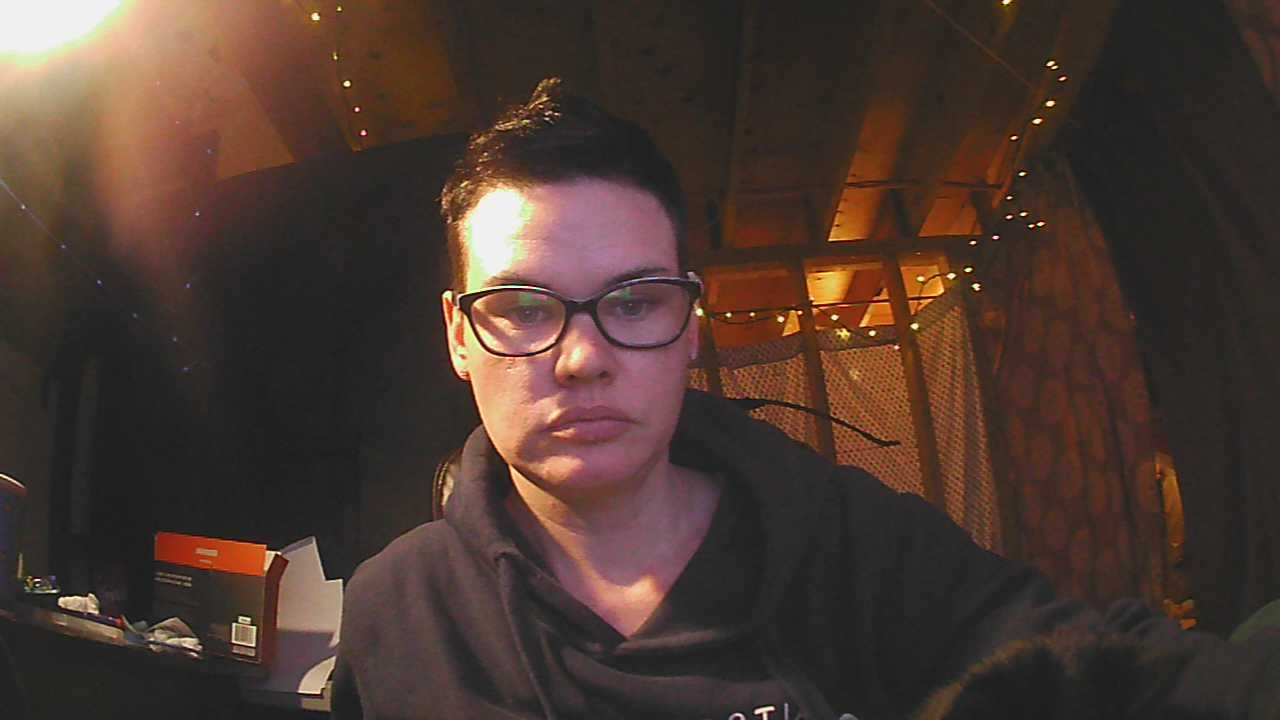
#> input picture Lab12/me.jpg, 1280 x 720 px, found by its file name
$ python lab12-5.py
#> lines starting #> are read from the running program, lines starting #| are printed output that depends on the picture
import cv2 as cv
import numpy as np

img = cv.imread('/home/pi/Lab12/me.jpg')
#> img is the input picture: shape (720, 1280, 3); mean B, G, R 49.3, 57.1, 75.4
gray = cv.cvtColor(img, cv.COLOR_BGR2GRAY)
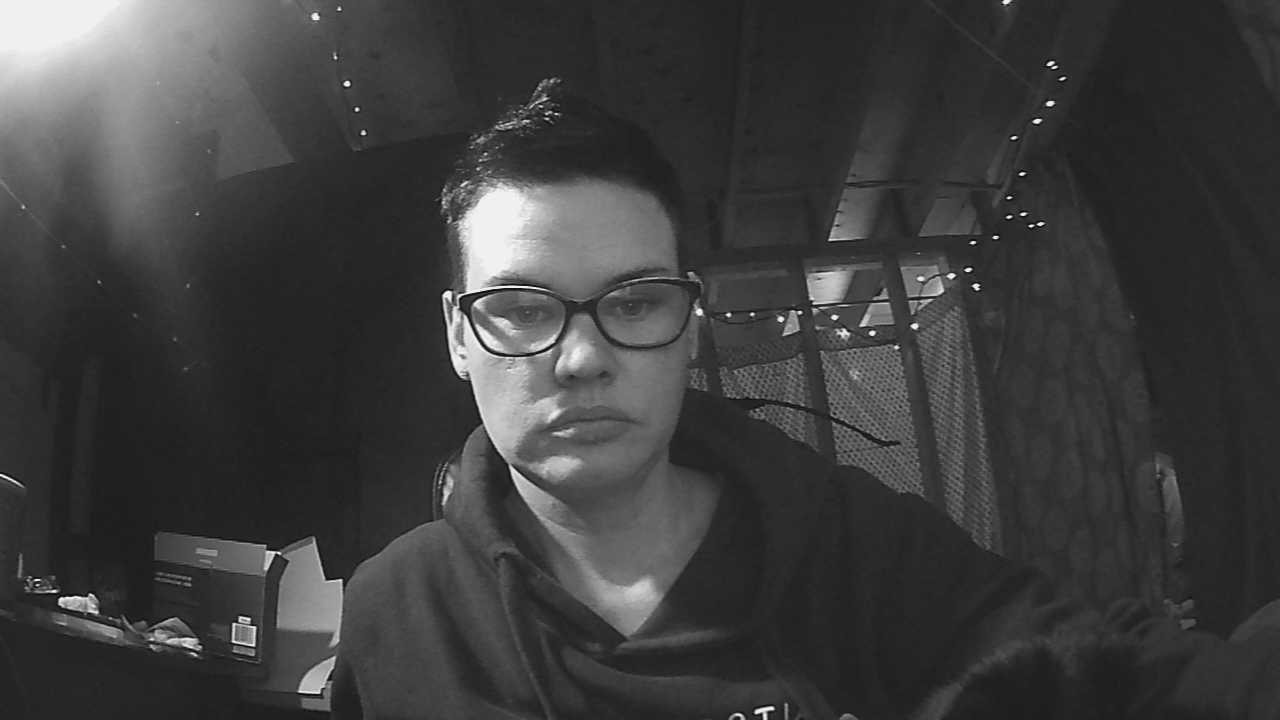
#> gray: shape (720, 1280); min 3, max 254, mean 61.7
edges = cv.Canny(gray, 50, 120)
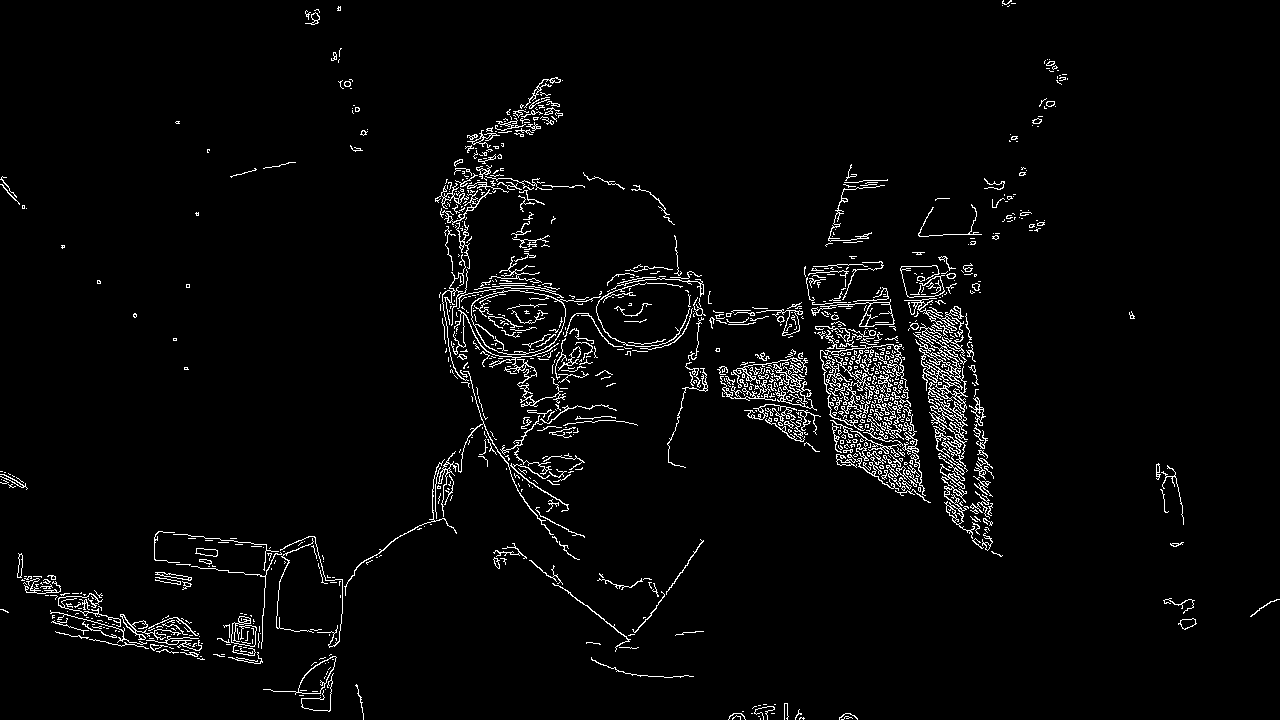
#> edges: shape (720, 1280); 3.3% white in thin lines or dots
minLineLength = 20
maxLineGap = 5
lines = cv.HoughLinesP(edges, 1, np.pi/180.0, 20, minLineLength, maxLineGap)
#> lines = 213 rows, first 6: [511, 324, 521, 326], [862, 467, 867, 472], [956, 493, 961, 496], [845, 385, 852, 392], [784, 423, 789, 425], [285, 546, 291, 544]
#> (the run stopped early here; a loop or call above may not have finished)

$ run again, with Lab12/image_121.jpg copied over Lab12/me.jpg
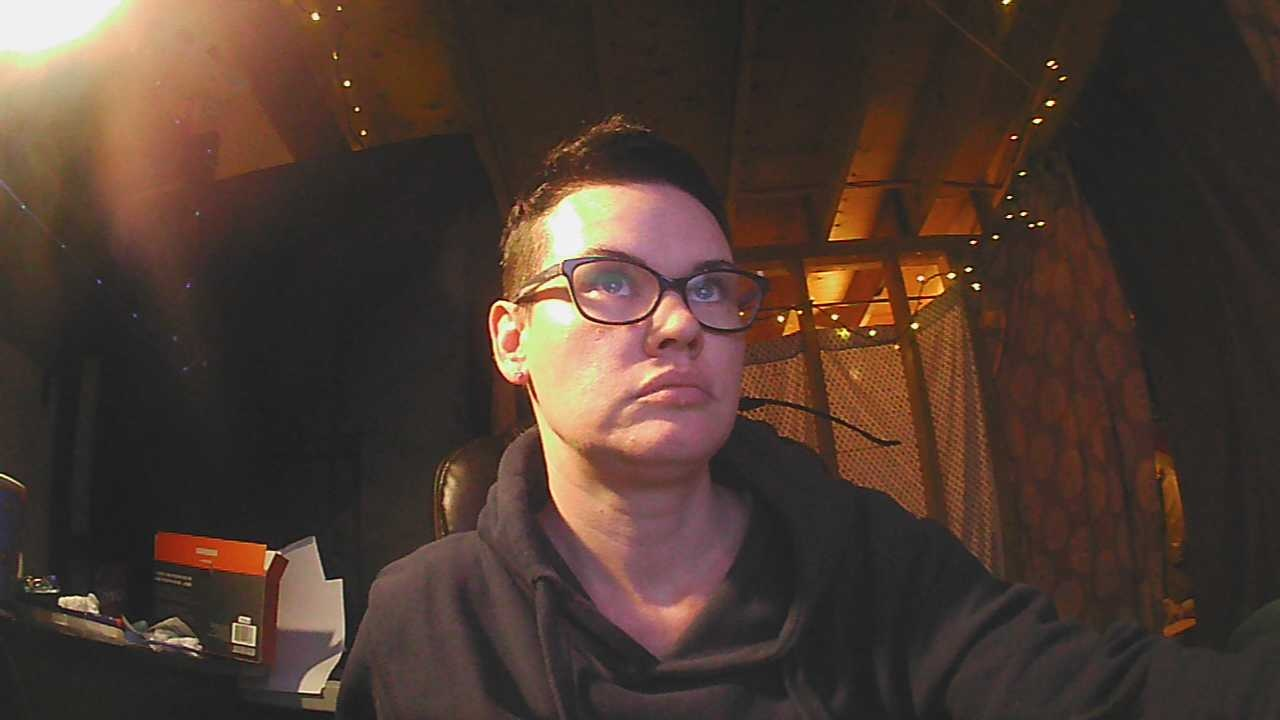
#> input picture Lab12/image_121.jpg, 1280 x 720 px, found by its file name
#> img is the input picture: shape (720, 1280, 3); mean B, G, R 49.8, 58.9, 77.1
#> `gray = cv.cvtColor(img, cv.COLOR_BGR2GRAY)`:
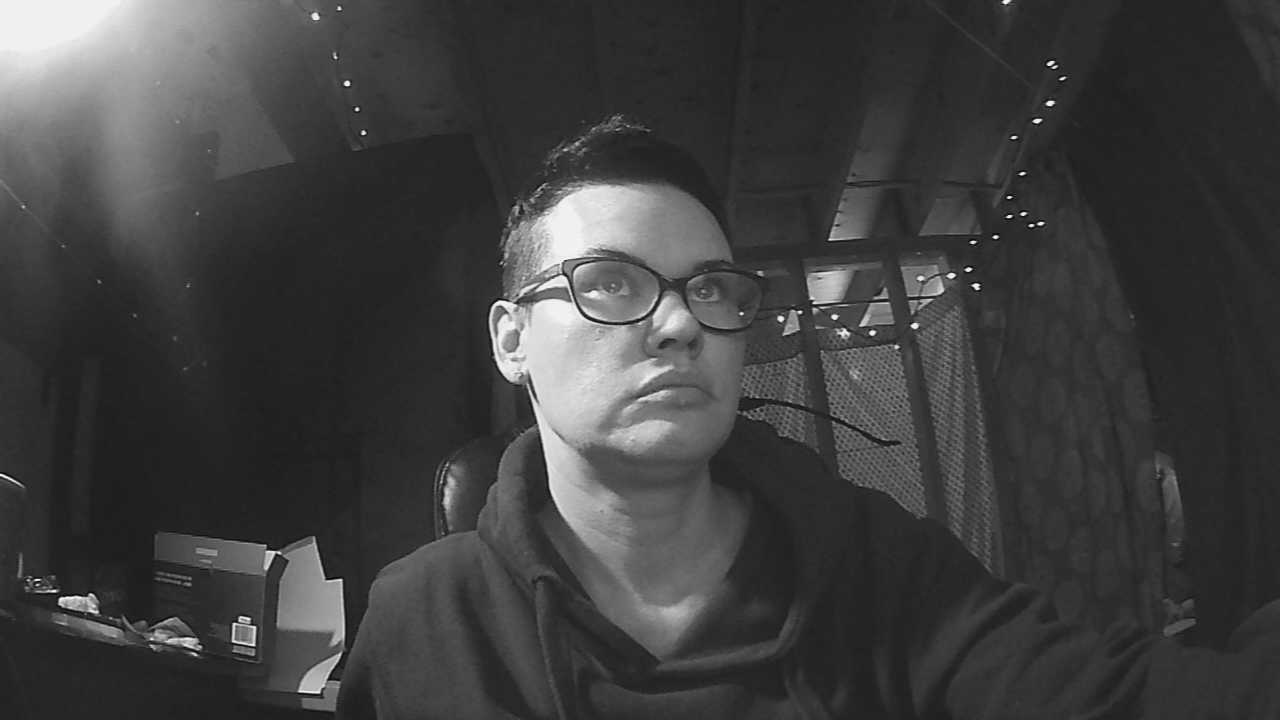
#> gray: shape (720, 1280); min 2, max 252, mean 63.3
#> `edges = cv.Canny(gray, 50, 120)`:
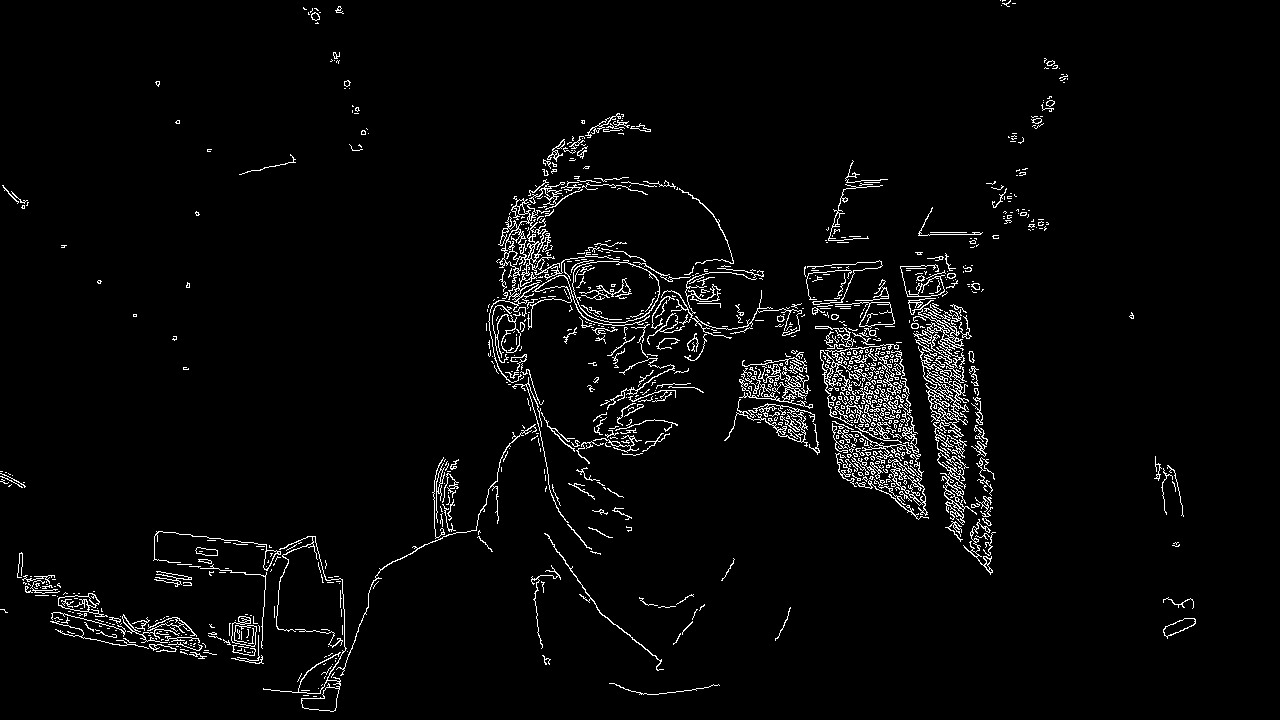
#> edges: shape (720, 1280); 3.2% white in thin lines or dots
#> lines = 178 rows, first 6: [964, 547, 978, 559], [987, 565, 992, 570], [642, 422, 648, 420], [296, 541, 302, 539], [920, 498, 925, 503], [984, 551, 989, 555]
